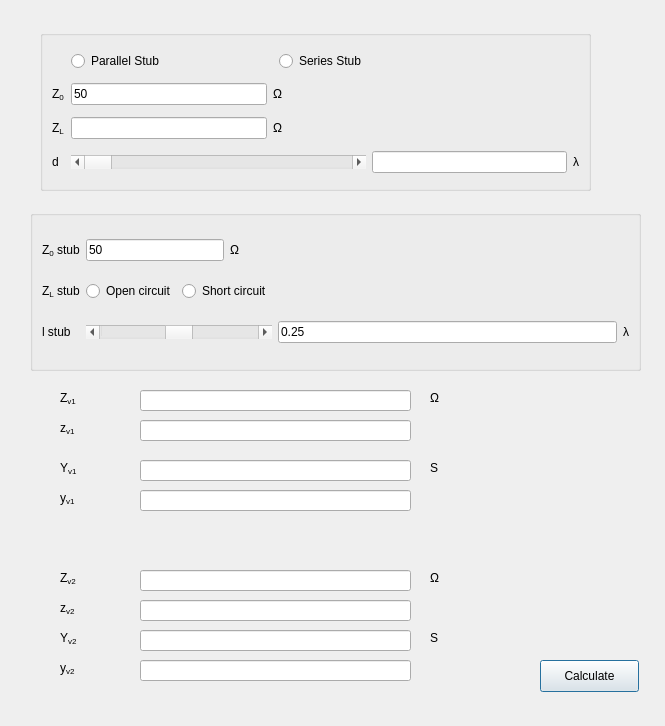
<?xml version="1.0" encoding="UTF-8"?>
<ui version="4.0">
 <author>Francesco Urbani</author>
 <class>MainWindow</class>
 <widget class="QMainWindow" name="MainWindow">
  <property name="geometry">
   <rect>
    <x>0</x>
    <y>0</y>
    <width>665</width>
    <height>726</height>
   </rect>
  </property>
  <property name="windowTitle">
   <string notr="true">Stub Matching</string>
  </property>
  <widget class="QWidget" name="centralwidget">
   <widget class="QPushButton" name="Calculate_button">
    <property name="geometry">
     <rect>
      <x>540</x>
      <y>660</y>
      <width>99</width>
      <height>32</height>
     </rect>
    </property>
    <property name="text">
     <string>Calculate</string>
    </property>
    <property name="autoDefault">
     <bool>true</bool>
    </property>
    <property name="default">
     <bool>true</bool>
    </property>
   </widget>
   <widget class="QLabel" name="label_11">
    <property name="geometry">
     <rect>
      <x>60</x>
      <y>390</y>
      <width>60</width>
      <height>16</height>
     </rect>
    </property>
    <property name="text">
     <string>&lt;html&gt;&lt;head/&gt;&lt;body&gt;&lt;p&gt;Z&lt;span style=&quot; vertical-align:sub;&quot;&gt;v1&lt;/span&gt;&lt;/p&gt;&lt;/body&gt;&lt;/html&gt;</string>
    </property>
   </widget>
   <widget class="QLabel" name="label_12">
    <property name="geometry">
     <rect>
      <x>430</x>
      <y>390</y>
      <width>60</width>
      <height>16</height>
     </rect>
    </property>
    <property name="text">
     <string>Ω</string>
    </property>
   </widget>
   <widget class="QLineEdit" name="Zv1_lineedit">
    <property name="geometry">
     <rect>
      <x>140</x>
      <y>390</y>
      <width>271</width>
      <height>21</height>
     </rect>
    </property>
    <property name="readOnly">
     <bool>true</bool>
    </property>
   </widget>
   <widget class="QLabel" name="label_14">
    <property name="geometry">
     <rect>
      <x>60</x>
      <y>420</y>
      <width>60</width>
      <height>16</height>
     </rect>
    </property>
    <property name="text">
     <string>&lt;html&gt;&lt;head/&gt;&lt;body&gt;&lt;p&gt;z&lt;span style=&quot; vertical-align:sub;&quot;&gt;v1&lt;/span&gt;&lt;/p&gt;&lt;/body&gt;&lt;/html&gt;</string>
    </property>
   </widget>
   <widget class="QLineEdit" name="zv1_lineedit">
    <property name="geometry">
     <rect>
      <x>140</x>
      <y>420</y>
      <width>271</width>
      <height>21</height>
     </rect>
    </property>
    <property name="readOnly">
     <bool>true</bool>
    </property>
   </widget>
   <widget class="QLineEdit" name="zv2_lineedit">
    <property name="geometry">
     <rect>
      <x>140</x>
      <y>600</y>
      <width>271</width>
      <height>21</height>
     </rect>
    </property>
    <property name="readOnly">
     <bool>true</bool>
    </property>
   </widget>
   <widget class="QLabel" name="label_13">
    <property name="geometry">
     <rect>
      <x>430</x>
      <y>570</y>
      <width>60</width>
      <height>16</height>
     </rect>
    </property>
    <property name="text">
     <string>Ω</string>
    </property>
   </widget>
   <widget class="QLabel" name="label_15">
    <property name="geometry">
     <rect>
      <x>60</x>
      <y>570</y>
      <width>60</width>
      <height>16</height>
     </rect>
    </property>
    <property name="text">
     <string>&lt;html&gt;&lt;head/&gt;&lt;body&gt;&lt;p&gt;Z&lt;span style=&quot; vertical-align:sub;&quot;&gt;v2&lt;/span&gt;&lt;/p&gt;&lt;/body&gt;&lt;/html&gt;</string>
    </property>
   </widget>
   <widget class="QLineEdit" name="Zv2_lineedit">
    <property name="geometry">
     <rect>
      <x>140</x>
      <y>570</y>
      <width>271</width>
      <height>21</height>
     </rect>
    </property>
    <property name="readOnly">
     <bool>true</bool>
    </property>
   </widget>
   <widget class="QLabel" name="label_16">
    <property name="geometry">
     <rect>
      <x>60</x>
      <y>600</y>
      <width>60</width>
      <height>16</height>
     </rect>
    </property>
    <property name="text">
     <string>&lt;html&gt;&lt;head/&gt;&lt;body&gt;&lt;p&gt;z&lt;span style=&quot; vertical-align:sub;&quot;&gt;v2&lt;/span&gt;&lt;/p&gt;&lt;/body&gt;&lt;/html&gt;</string>
    </property>
   </widget>
   <widget class="QLineEdit" name="yv1_lineedit">
    <property name="geometry">
     <rect>
      <x>140</x>
      <y>490</y>
      <width>271</width>
      <height>21</height>
     </rect>
    </property>
    <property name="text">
     <string/>
    </property>
    <property name="readOnly">
     <bool>true</bool>
    </property>
   </widget>
   <widget class="QLineEdit" name="Yv1_lineedit">
    <property name="geometry">
     <rect>
      <x>140</x>
      <y>460</y>
      <width>271</width>
      <height>21</height>
     </rect>
    </property>
    <property name="text">
     <string/>
    </property>
    <property name="readOnly">
     <bool>true</bool>
    </property>
   </widget>
   <widget class="QLabel" name="label_17">
    <property name="geometry">
     <rect>
      <x>60</x>
      <y>490</y>
      <width>60</width>
      <height>16</height>
     </rect>
    </property>
    <property name="text">
     <string>&lt;html&gt;&lt;head/&gt;&lt;body&gt;&lt;p&gt;y&lt;span style=&quot; vertical-align:sub;&quot;&gt;v1&lt;/span&gt;&lt;/p&gt;&lt;/body&gt;&lt;/html&gt;</string>
    </property>
   </widget>
   <widget class="QLabel" name="label_18">
    <property name="geometry">
     <rect>
      <x>430</x>
      <y>460</y>
      <width>60</width>
      <height>16</height>
     </rect>
    </property>
    <property name="text">
     <string>S</string>
    </property>
   </widget>
   <widget class="QLabel" name="label_19">
    <property name="geometry">
     <rect>
      <x>60</x>
      <y>460</y>
      <width>60</width>
      <height>16</height>
     </rect>
    </property>
    <property name="text">
     <string>&lt;html&gt;&lt;head/&gt;&lt;body&gt;&lt;p&gt;Y&lt;span style=&quot; vertical-align:sub;&quot;&gt;v1&lt;/span&gt;&lt;/p&gt;&lt;/body&gt;&lt;/html&gt;</string>
    </property>
   </widget>
   <widget class="QLabel" name="label_22">
    <property name="geometry">
     <rect>
      <x>430</x>
      <y>630</y>
      <width>60</width>
      <height>16</height>
     </rect>
    </property>
    <property name="text">
     <string>S</string>
    </property>
   </widget>
   <widget class="QLabel" name="label_23">
    <property name="geometry">
     <rect>
      <x>60</x>
      <y>630</y>
      <width>60</width>
      <height>16</height>
     </rect>
    </property>
    <property name="text">
     <string>&lt;html&gt;&lt;head/&gt;&lt;body&gt;&lt;p&gt;Y&lt;span style=&quot; vertical-align:sub;&quot;&gt;v2&lt;/span&gt;&lt;/p&gt;&lt;/body&gt;&lt;/html&gt;</string>
    </property>
   </widget>
   <widget class="QLineEdit" name="Yv2_lineedit">
    <property name="geometry">
     <rect>
      <x>140</x>
      <y>630</y>
      <width>271</width>
      <height>21</height>
     </rect>
    </property>
    <property name="text">
     <string/>
    </property>
    <property name="readOnly">
     <bool>true</bool>
    </property>
   </widget>
   <widget class="QLineEdit" name="yv2_lineedit">
    <property name="geometry">
     <rect>
      <x>140</x>
      <y>660</y>
      <width>271</width>
      <height>21</height>
     </rect>
    </property>
    <property name="text">
     <string/>
    </property>
    <property name="readOnly">
     <bool>true</bool>
    </property>
   </widget>
   <widget class="QLabel" name="label_24">
    <property name="geometry">
     <rect>
      <x>60</x>
      <y>660</y>
      <width>60</width>
      <height>16</height>
     </rect>
    </property>
    <property name="text">
     <string>&lt;html&gt;&lt;head/&gt;&lt;body&gt;&lt;p&gt;y&lt;span style=&quot; vertical-align:sub;&quot;&gt;v2&lt;/span&gt;&lt;/p&gt;&lt;/body&gt;&lt;/html&gt;</string>
    </property>
   </widget>
   <widget class="QGroupBox" name="groupBox">
    <property name="geometry">
     <rect>
      <x>40</x>
      <y>30</y>
      <width>551</width>
      <height>161</height>
     </rect>
    </property>
    <property name="title">
     <string/>
    </property>
    <layout class="QGridLayout" name="gridLayout">
     <item row="0" column="1" colspan="2">
      <widget class="QRadioButton" name="parallel_stub_radioButton">
       <property name="text">
        <string>Parallel Stub</string>
       </property>
      </widget>
     </item>
     <item row="0" column="3">
      <widget class="QRadioButton" name="series_stub_radioButton">
       <property name="text">
        <string>Series Stub</string>
       </property>
      </widget>
     </item>
     <item row="1" column="0">
      <widget class="QLabel" name="label_7">
       <property name="text">
        <string>&lt;html&gt;&lt;head/&gt;&lt;body&gt;&lt;p&gt;Z&lt;span style=&quot; vertical-align:sub;&quot;&gt;0&lt;/span&gt;&lt;/p&gt;&lt;/body&gt;&lt;/html&gt;</string>
       </property>
      </widget>
     </item>
     <item row="1" column="1">
      <widget class="QLineEdit" name="Z0_lineedit">
       <property name="text">
        <string>50</string>
       </property>
       <property name="readOnly">
        <bool>false</bool>
       </property>
      </widget>
     </item>
     <item row="1" column="2" colspan="2">
      <widget class="QLabel" name="label_8">
       <property name="text">
        <string>Ω</string>
       </property>
      </widget>
     </item>
     <item row="2" column="0">
      <widget class="QLabel" name="label">
       <property name="text">
        <string>&lt;html&gt;&lt;head/&gt;&lt;body&gt;&lt;p&gt;Z&lt;span style=&quot; vertical-align:sub;&quot;&gt;L&lt;/span&gt;&lt;/p&gt;&lt;/body&gt;&lt;/html&gt;</string>
       </property>
      </widget>
     </item>
     <item row="2" column="1">
      <widget class="QLineEdit" name="ZL_lineedit">
       <property name="readOnly">
        <bool>false</bool>
       </property>
      </widget>
     </item>
     <item row="2" column="2" colspan="2">
      <widget class="QLabel" name="label_9">
       <property name="text">
        <string>Ω</string>
       </property>
      </widget>
     </item>
     <item row="3" column="0">
      <widget class="QLabel" name="label_2">
       <property name="text">
        <string>d</string>
       </property>
      </widget>
     </item>
     <item row="3" column="1" colspan="3">
      <widget class="QScrollBar" name="distance_horizontalScrollBar">
       <property name="maximum">
        <number>500</number>
       </property>
       <property name="pageStep">
        <number>0</number>
       </property>
       <property name="value">
        <number>0</number>
       </property>
       <property name="orientation">
        <enum>Qt::Horizontal</enum>
       </property>
      </widget>
     </item>
     <item row="3" column="4">
      <widget class="QLineEdit" name="distance_lineedit">
       <property name="text">
        <string/>
       </property>
       <property name="readOnly">
        <bool>true</bool>
       </property>
      </widget>
     </item>
     <item row="3" column="5">
      <widget class="QLabel" name="label_5">
       <property name="text">
        <string>λ</string>
       </property>
      </widget>
     </item>
    </layout>
   </widget>
   <widget class="QGroupBox" name="groupBox_2">
    <property name="geometry">
     <rect>
      <x>30</x>
      <y>210</y>
      <width>611</width>
      <height>161</height>
     </rect>
    </property>
    <property name="title">
     <string/>
    </property>
    <layout class="QGridLayout" name="gridLayout_2">
     <item row="0" column="0">
      <widget class="QLabel" name="label_21">
       <property name="text">
        <string>&lt;html&gt;&lt;head/&gt;&lt;body&gt;&lt;p&gt;Z&lt;span style=&quot; vertical-align:sub;&quot;&gt;0&lt;/span&gt; stub&lt;/p&gt;&lt;/body&gt;&lt;/html&gt;</string>
       </property>
      </widget>
     </item>
     <item row="0" column="1" colspan="2">
      <widget class="QLineEdit" name="Z0_stub_lineedit">
       <property name="text">
        <string>50</string>
       </property>
       <property name="readOnly">
        <bool>false</bool>
       </property>
      </widget>
     </item>
     <item row="0" column="3">
      <widget class="QLabel" name="label_20">
       <property name="text">
        <string>Ω</string>
       </property>
      </widget>
     </item>
     <item row="1" column="0">
      <widget class="QLabel" name="label_3">
       <property name="text">
        <string>&lt;html&gt;&lt;head/&gt;&lt;body&gt;&lt;p&gt;Z&lt;span style=&quot; vertical-align:sub;&quot;&gt;L&lt;/span&gt; stub&lt;/p&gt;&lt;/body&gt;&lt;/html&gt;</string>
       </property>
      </widget>
     </item>
     <item row="1" column="1">
      <widget class="QRadioButton" name="OC_radioButton">
       <property name="text">
        <string>Open circuit</string>
       </property>
      </widget>
     </item>
     <item row="1" column="2" colspan="2">
      <widget class="QRadioButton" name="SC_radioButton">
       <property name="text">
        <string>Short circuit</string>
       </property>
      </widget>
     </item>
     <item row="2" column="0">
      <widget class="QLabel" name="label_4">
       <property name="text">
        <string>&lt;html&gt;&lt;head/&gt;&lt;body&gt;&lt;p&gt;l stub&lt;/p&gt;&lt;/body&gt;&lt;/html&gt;</string>
       </property>
      </widget>
     </item>
     <item row="2" column="1" colspan="3">
      <widget class="QScrollBar" name="length_horizontalScrollBar">
       <property name="maximum">
        <number>500</number>
       </property>
       <property name="pageStep">
        <number>0</number>
       </property>
       <property name="value">
        <number>250</number>
       </property>
       <property name="orientation">
        <enum>Qt::Horizontal</enum>
       </property>
      </widget>
     </item>
     <item row="2" column="4">
      <widget class="QLineEdit" name="length_lineedit">
       <property name="text">
        <string>0.25</string>
       </property>
       <property name="readOnly">
        <bool>true</bool>
       </property>
      </widget>
     </item>
     <item row="2" column="5">
      <widget class="QLabel" name="label_6">
       <property name="text">
        <string>λ</string>
       </property>
      </widget>
     </item>
    </layout>
   </widget>
  </widget>
  <widget class="QMenuBar" name="menuBar">
   <property name="geometry">
    <rect>
     <x>0</x>
     <y>0</y>
     <width>665</width>
     <height>22</height>
    </rect>
   </property>
  </widget>
  <action name="actionAbout">
   <property name="text">
    <string>About</string>
   </property>
  </action>
  <action name="actiondsd">
   <property name="text">
    <string>dsd</string>
   </property>
  </action>
  <action name="actionImpedance_d">
   <property name="text">
    <string>Impedance @ -d</string>
   </property>
   <property name="shortcut">
    <string>Ctrl+I</string>
   </property>
  </action>
  <action name="actionAbout_2">
   <property name="text">
    <string>About</string>
   </property>
  </action>
  <action name="actionGamma2impedance">
   <property name="text">
    <string>Γ2z</string>
   </property>
   <property name="shortcut">
    <string>Ctrl+G</string>
   </property>
  </action>
  <action name="action_lambda4">
   <property name="text">
    <string>&amp;λ/4</string>
   </property>
   <property name="shortcut">
    <string>Ctrl+L</string>
   </property>
  </action>
 </widget>
 <tabstops>
  <tabstop>Z0_lineedit</tabstop>
  <tabstop>ZL_lineedit</tabstop>
  <tabstop>Zv1_lineedit</tabstop>
  <tabstop>zv1_lineedit</tabstop>
  <tabstop>Zv2_lineedit</tabstop>
  <tabstop>zv2_lineedit</tabstop>
  <tabstop>Calculate_button</tabstop>
 </tabstops>
 <resources/>
 <connections/>
</ui>
